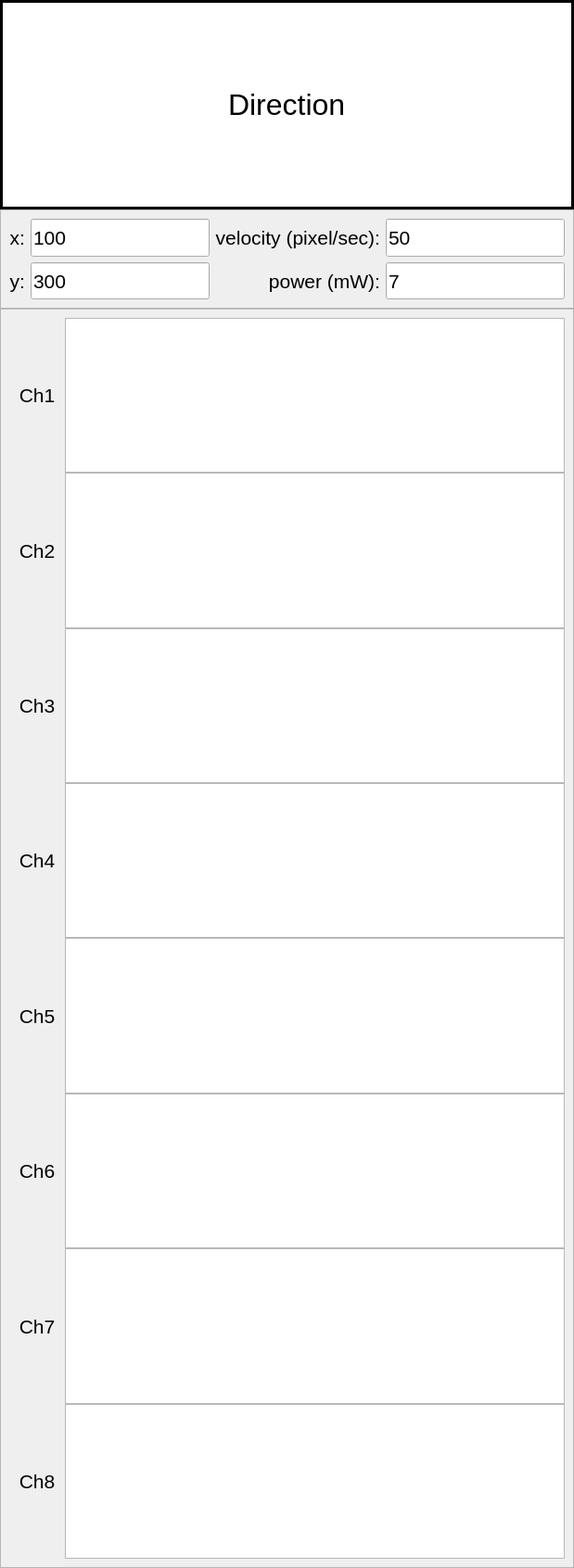
         <widget class="QWidget" name="leftBodyFrameTest" native="true">
          <property name="sizePolicy">
           <sizepolicy hsizetype="Preferred" vsizetype="Expanding">
            <horstretch>50</horstretch>
            <verstretch>95</verstretch>
           </sizepolicy>
          </property>
          <layout class="QVBoxLayout" name="verticalLayout_3">
           <property name="spacing">
            <number>0</number>
           </property>
           <property name="leftMargin">
            <number>0</number>
           </property>
           <property name="topMargin">
            <number>0</number>
           </property>
           <property name="rightMargin">
            <number>0</number>
           </property>
           <property name="bottomMargin">
            <number>0</number>
           </property>
           <item>
            <widget class="QFrame" name="frame_4">
             <property name="sizePolicy">
              <sizepolicy hsizetype="Preferred" vsizetype="Minimum">
               <horstretch>0</horstretch>
               <verstretch>10</verstretch>
              </sizepolicy>
             </property>
             <property name="styleSheet">
              <string notr="true">background-color: rgb(0, 0, 0);
border:none;</string>
             </property>
             <property name="frameShape">
              <enum>QFrame::StyledPanel</enum>
             </property>
             <property name="frameShadow">
              <enum>QFrame::Raised</enum>
             </property>
             <layout class="QHBoxLayout" name="horizontalLayout_3">
              <property name="spacing">
               <number>3</number>
              </property>
              <property name="leftMargin">
               <number>3</number>
              </property>
              <property name="topMargin">
               <number>3</number>
              </property>
              <property name="rightMargin">
               <number>3</number>
              </property>
              <property name="bottomMargin">
               <number>3</number>
              </property>
              <item>
               <widget class="QLineEdit" name="lineEdit_3">
                <property name="sizePolicy">
                 <sizepolicy hsizetype="Expanding" vsizetype="Expanding">
                  <horstretch>50</horstretch>
                  <verstretch>0</verstretch>
                 </sizepolicy>
                </property>
                <property name="font">
                 <font>
                  <pointsize>24</pointsize>
                 </font>
                </property>
                <property name="cursor">
                 <cursorShape>ArrowCursor</cursorShape>
                </property>
                <property name="styleSheet">
                 <string notr="true">background-color: rgb(255, 255, 255);</string>
                </property>
                <property name="text">
                 <string>Direction</string>
                </property>
                <property name="alignment">
                 <set>Qt::AlignCenter</set>
                </property>
                <property name="readOnly">
                 <bool>true</bool>
                </property>
               </widget>
              </item>
             </layout>
            </widget>
           </item>
           <item>
            <widget class="QFrame" name="frame_5">
             <property name="sizePolicy">
              <sizepolicy hsizetype="Preferred" vsizetype="Preferred">
               <horstretch>0</horstretch>
               <verstretch>15</verstretch>
              </sizepolicy>
             </property>
             <property name="maximumSize">
              <size>
               <width>16777215</width>
               <height>107</height>
              </size>
             </property>
             <property name="frameShape">
              <enum>QFrame::StyledPanel</enum>
             </property>
             <property name="frameShadow">
              <enum>QFrame::Raised</enum>
             </property>
             <layout class="QGridLayout" name="gridLayout_2">
              <item row="0" column="0">
               <layout class="QHBoxLayout" name="horizontalLayout_4">
                <item>
                 <layout class="QVBoxLayout" name="verticalLayout_8">
                  <item>
                   <widget class="QLabel" name="label">
                    <property name="sizePolicy">
                     <sizepolicy hsizetype="Preferred" vsizetype="Expanding">
                      <horstretch>0</horstretch>
                      <verstretch>0</verstretch>
                     </sizepolicy>
                    </property>
                    <property name="font">
                     <font>
                      <pointsize>16</pointsize>
                     </font>
                    </property>
                    <property name="styleSheet">
                     <string notr="true">border:none;</string>
                    </property>
                    <property name="text">
                     <string>x:</string>
                    </property>
                    <property name="alignment">
                     <set>Qt::AlignRight|Qt::AlignTrailing|Qt::AlignVCenter</set>
                    </property>
                   </widget>
                  </item>
                  <item>
                   <widget class="QLabel" name="label_2">
                    <property name="sizePolicy">
                     <sizepolicy hsizetype="Preferred" vsizetype="Expanding">
                      <horstretch>0</horstretch>
                      <verstretch>0</verstretch>
                     </sizepolicy>
                    </property>
                    <property name="font">
                     <font>
                      <pointsize>16</pointsize>
                     </font>
                    </property>
                    <property name="styleSheet">
                     <string notr="true">border:none;</string>
                    </property>
                    <property name="text">
                     <string>y:</string>
                    </property>
                    <property name="alignment">
                     <set>Qt::AlignRight|Qt::AlignTrailing|Qt::AlignVCenter</set>
                    </property>
                   </widget>
                  </item>
                 </layout>
                </item>
                <item>
                 <layout class="QVBoxLayout" name="verticalLayout_9">
                  <item>
                   <widget class="QLineEdit" name="lineEdit_5">
                    <property name="sizePolicy">
                     <sizepolicy hsizetype="Expanding" vsizetype="Expanding">
                      <horstretch>0</horstretch>
                      <verstretch>0</verstretch>
                     </sizepolicy>
                    </property>
                    <property name="font">
                     <font>
                      <pointsize>16</pointsize>
                     </font>
                    </property>
                    <property name="cursor">
                     <cursorShape>ArrowCursor</cursorShape>
                    </property>
                    <property name="text">
                     <string>100</string>
                    </property>
                   </widget>
                  </item>
                  <item>
                   <widget class="QLineEdit" name="lineEdit_6">
                    <property name="sizePolicy">
                     <sizepolicy hsizetype="Expanding" vsizetype="Expanding">
                      <horstretch>0</horstretch>
                      <verstretch>0</verstretch>
                     </sizepolicy>
                    </property>
                    <property name="font">
                     <font>
                      <pointsize>16</pointsize>
                     </font>
                    </property>
                    <property name="cursor">
                     <cursorShape>ArrowCursor</cursorShape>
                    </property>
                    <property name="text">
                     <string>300</string>
                    </property>
                   </widget>
                  </item>
                 </layout>
                </item>
                <item>
                 <layout class="QVBoxLayout" name="verticalLayout_10">
                  <item>
                   <widget class="QLabel" name="label_3">
                    <property name="sizePolicy">
                     <sizepolicy hsizetype="Preferred" vsizetype="Expanding">
                      <horstretch>0</horstretch>
                      <verstretch>0</verstretch>
                     </sizepolicy>
                    </property>
                    <property name="font">
                     <font>
                      <pointsize>16</pointsize>
                     </font>
                    </property>
                    <property name="styleSheet">
                     <string notr="true">border:none;</string>
                    </property>
                    <property name="text">
                     <string>velocity (pixel/sec):</string>
                    </property>
                    <property name="alignment">
                     <set>Qt::AlignRight|Qt::AlignTrailing|Qt::AlignVCenter</set>
                    </property>
                   </widget>
                  </item>
                  <item>
                   <widget class="QLabel" name="label_4">
                    <property name="sizePolicy">
                     <sizepolicy hsizetype="Preferred" vsizetype="Expanding">
                      <horstretch>0</horstretch>
                      <verstretch>0</verstretch>
                     </sizepolicy>
                    </property>
                    <property name="font">
                     <font>
                      <pointsize>16</pointsize>
                     </font>
                    </property>
                    <property name="styleSheet">
                     <string notr="true">border:none;</string>
                    </property>
                    <property name="text">
                     <string>power (mW):</string>
                    </property>
                    <property name="alignment">
                     <set>Qt::AlignRight|Qt::AlignTrailing|Qt::AlignVCenter</set>
                    </property>
                   </widget>
                  </item>
                 </layout>
                </item>
                <item>
                 <layout class="QVBoxLayout" name="verticalLayout_11">
                  <item>
                   <widget class="QLineEdit" name="lineEdit_7">
                    <property name="sizePolicy">
                     <sizepolicy hsizetype="Expanding" vsizetype="Expanding">
                      <horstretch>0</horstretch>
                      <verstretch>0</verstretch>
                     </sizepolicy>
                    </property>
                    <property name="font">
                     <font>
                      <pointsize>16</pointsize>
                     </font>
                    </property>
                    <property name="cursor">
                     <cursorShape>ArrowCursor</cursorShape>
                    </property>
                    <property name="text">
                     <string>50</string>
                    </property>
                   </widget>
                  </item>
                  <item>
                   <widget class="QLineEdit" name="lineEdit_8">
                    <property name="sizePolicy">
                     <sizepolicy hsizetype="Expanding" vsizetype="Expanding">
                      <horstretch>0</horstretch>
                      <verstretch>0</verstretch>
                     </sizepolicy>
                    </property>
                    <property name="font">
                     <font>
                      <pointsize>16</pointsize>
                     </font>
                    </property>
                    <property name="cursor">
                     <cursorShape>ArrowCursor</cursorShape>
                    </property>
                    <property name="text">
                     <string>7</string>
                    </property>
                   </widget>
                  </item>
                 </layout>
                </item>
               </layout>
              </item>
             </layout>
            </widget>
           </item>
           <item>
            <widget class="QFrame" name="frame_6">
             <property name="sizePolicy">
              <sizepolicy hsizetype="Preferred" vsizetype="Preferred">
               <horstretch>0</horstretch>
               <verstretch>60</verstretch>
              </sizepolicy>
             </property>
             <property name="sizeIncrement">
              <size>
               <width>0</width>
               <height>0</height>
              </size>
             </property>
             <property name="baseSize">
              <size>
               <width>0</width>
               <height>0</height>
              </size>
             </property>
             <property name="styleSheet">
              <string notr="true"/>
             </property>
             <property name="frameShape">
              <enum>QFrame::StyledPanel</enum>
             </property>
             <property name="frameShadow">
              <enum>QFrame::Raised</enum>
             </property>
             <layout class="QGridLayout" name="gridLayout_3">
              <property name="spacing">
               <number>0</number>
              </property>
              <item row="1" column="0">
               <widget class="QLabel" name="label_8">
                <property name="sizePolicy">
                 <sizepolicy hsizetype="Preferred" vsizetype="Preferred">
                  <horstretch>10</horstretch>
                  <verstretch>0</verstretch>
                 </sizepolicy>
                </property>
                <property name="font">
                 <font>
                  <pointsize>16</pointsize>
                 </font>
                </property>
                <property name="text">
                 <string>Ch2</string>
                </property>
                <property name="alignment">
                 <set>Qt::AlignCenter</set>
                </property>
               </widget>
              </item>
              <item row="5" column="0">
               <widget class="QLabel" name="label_12">
                <property name="sizePolicy">
                 <sizepolicy hsizetype="Preferred" vsizetype="Preferred">
                  <horstretch>10</horstretch>
                  <verstretch>0</verstretch>
                 </sizepolicy>
                </property>
                <property name="font">
                 <font>
                  <pointsize>16</pointsize>
                 </font>
                </property>
                <property name="text">
                 <string>Ch6</string>
                </property>
                <property name="alignment">
                 <set>Qt::AlignCenter</set>
                </property>
               </widget>
              </item>
              <item row="0" column="0">
               <widget class="QLabel" name="label_5">
                <property name="sizePolicy">
                 <sizepolicy hsizetype="Preferred" vsizetype="Preferred">
                  <horstretch>10</horstretch>
                  <verstretch>0</verstretch>
                 </sizepolicy>
                </property>
                <property name="font">
                 <font>
                  <pointsize>16</pointsize>
                 </font>
                </property>
                <property name="text">
                 <string>Ch1</string>
                </property>
                <property name="alignment">
                 <set>Qt::AlignCenter</set>
                </property>
               </widget>
              </item>
              <item row="6" column="0">
               <widget class="QLabel" name="label_6">
                <property name="sizePolicy">
                 <sizepolicy hsizetype="Preferred" vsizetype="Preferred">
                  <horstretch>10</horstretch>
                  <verstretch>0</verstretch>
                 </sizepolicy>
                </property>
                <property name="font">
                 <font>
                  <pointsize>16</pointsize>
                 </font>
                </property>
                <property name="text">
                 <string>Ch7</string>
                </property>
                <property name="alignment">
                 <set>Qt::AlignCenter</set>
                </property>
               </widget>
              </item>
              <item row="3" column="0">
               <widget class="QLabel" name="label_10">
                <property name="sizePolicy">
                 <sizepolicy hsizetype="Preferred" vsizetype="Preferred">
                  <horstretch>10</horstretch>
                  <verstretch>0</verstretch>
                 </sizepolicy>
                </property>
                <property name="font">
                 <font>
                  <pointsize>16</pointsize>
                 </font>
                </property>
                <property name="text">
                 <string>Ch4</string>
                </property>
                <property name="alignment">
                 <set>Qt::AlignCenter</set>
                </property>
               </widget>
              </item>
              <item row="7" column="0">
               <widget class="QLabel" name="label_7">
                <property name="sizePolicy">
                 <sizepolicy hsizetype="Preferred" vsizetype="Preferred">
                  <horstretch>10</horstretch>
                  <verstretch>0</verstretch>
                 </sizepolicy>
                </property>
                <property name="font">
                 <font>
                  <pointsize>16</pointsize>
                 </font>
                </property>
                <property name="styleSheet">
                 <string notr="true"/>
                </property>
                <property name="text">
                 <string>Ch8</string>
                </property>
                <property name="alignment">
                 <set>Qt::AlignCenter</set>
                </property>
               </widget>
              </item>
              <item row="4" column="0">
               <widget class="QLabel" name="label_11">
                <property name="sizePolicy">
                 <sizepolicy hsizetype="Preferred" vsizetype="Preferred">
                  <horstretch>10</horstretch>
                  <verstretch>0</verstretch>
                 </sizepolicy>
                </property>
                <property name="font">
                 <font>
                  <pointsize>16</pointsize>
                 </font>
                </property>
                <property name="text">
                 <string>Ch5</string>
                </property>
                <property name="alignment">
                 <set>Qt::AlignCenter</set>
                </property>
               </widget>
              </item>
              <item row="2" column="0">
               <widget class="QLabel" name="label_9">
                <property name="sizePolicy">
                 <sizepolicy hsizetype="Preferred" vsizetype="Preferred">
                  <horstretch>10</horstretch>
                  <verstretch>0</verstretch>
                 </sizepolicy>
                </property>
                <property name="font">
                 <font>
                  <pointsize>16</pointsize>
                 </font>
                </property>
                <property name="text">
                 <string>Ch3</string>
                </property>
                <property name="alignment">
                 <set>Qt::AlignCenter</set>
                </property>
               </widget>
              </item>
              <item row="0" column="1">
               <widget class="PlotWidget" name="graphicsView_9">
                <property name="sizePolicy">
                 <sizepolicy hsizetype="Expanding" vsizetype="Expanding">
                  <horstretch>90</horstretch>
                  <verstretch>0</verstretch>
                 </sizepolicy>
                </property>
                <property name="backgroundBrush">
                 <brush brushstyle="NoBrush">
                  <color alpha="255">
                   <red>255</red>
                   <green>255</green>
                   <blue>255</blue>
                  </color>
                 </brush>
                </property>
               </widget>
              </item>
              <item row="1" column="1">
               <widget class="PlotWidget" name="graphicsView_10">
                <property name="sizePolicy">
                 <sizepolicy hsizetype="Expanding" vsizetype="Expanding">
                  <horstretch>90</horstretch>
                  <verstretch>0</verstretch>
                 </sizepolicy>
                </property>
                <property name="backgroundBrush">
                 <brush brushstyle="NoBrush">
                  <color alpha="255">
                   <red>255</red>
                   <green>255</green>
                   <blue>255</blue>
                  </color>
                 </brush>
                </property>
               </widget>
              </item>
              <item row="2" column="1">
               <widget class="PlotWidget" name="graphicsView_11">
                <property name="sizePolicy">
                 <sizepolicy hsizetype="Expanding" vsizetype="Expanding">
                  <horstretch>90</horstretch>
                  <verstretch>0</verstretch>
                 </sizepolicy>
                </property>
                <property name="backgroundBrush">
                 <brush brushstyle="NoBrush">
                  <color alpha="255">
                   <red>255</red>
                   <green>255</green>
                   <blue>255</blue>
                  </color>
                 </brush>
                </property>
               </widget>
              </item>
              <item row="3" column="1">
               <widget class="PlotWidget" name="graphicsView_12">
                <property name="sizePolicy">
                 <sizepolicy hsizetype="Expanding" vsizetype="Expanding">
                  <horstretch>90</horstretch>
                  <verstretch>0</verstretch>
                 </sizepolicy>
                </property>
                <property name="backgroundBrush">
                 <brush brushstyle="NoBrush">
                  <color alpha="255">
                   <red>255</red>
                   <green>255</green>
                   <blue>255</blue>
                  </color>
                 </brush>
                </property>
               </widget>
              </item>
              <item row="4" column="1">
               <widget class="PlotWidget" name="graphicsView_13">
                <property name="sizePolicy">
                 <sizepolicy hsizetype="Expanding" vsizetype="Expanding">
                  <horstretch>90</horstretch>
                  <verstretch>0</verstretch>
                 </sizepolicy>
                </property>
                <property name="backgroundBrush">
                 <brush brushstyle="NoBrush">
                  <color alpha="255">
                   <red>255</red>
                   <green>255</green>
                   <blue>255</blue>
                  </color>
                 </brush>
                </property>
               </widget>
              </item>
              <item row="5" column="1">
               <widget class="PlotWidget" name="graphicsView_14">
                <property name="sizePolicy">
                 <sizepolicy hsizetype="Expanding" vsizetype="Expanding">
                  <horstretch>90</horstretch>
                  <verstretch>0</verstretch>
                 </sizepolicy>
                </property>
                <property name="backgroundBrush">
                 <brush brushstyle="NoBrush">
                  <color alpha="255">
                   <red>255</red>
                   <green>255</green>
                   <blue>255</blue>
                  </color>
                 </brush>
                </property>
               </widget>
              </item>
              <item row="6" column="1">
               <widget class="PlotWidget" name="graphicsView_15">
                <property name="sizePolicy">
                 <sizepolicy hsizetype="Expanding" vsizetype="Expanding">
                  <horstretch>90</horstretch>
                  <verstretch>0</verstretch>
                 </sizepolicy>
                </property>
                <property name="backgroundBrush">
                 <brush brushstyle="NoBrush">
                  <color alpha="255">
                   <red>255</red>
                   <green>255</green>
                   <blue>255</blue>
                  </color>
                 </brush>
                </property>
               </widget>
              </item>
              <item row="7" column="1">
               <widget class="PlotWidget" name="graphicsView_16">
                <property name="sizePolicy">
                 <sizepolicy hsizetype="Expanding" vsizetype="Expanding">
                  <horstretch>90</horstretch>
                  <verstretch>0</verstretch>
                 </sizepolicy>
                </property>
                <property name="backgroundBrush">
                 <brush brushstyle="NoBrush">
                  <color alpha="255">
                   <red>255</red>
                   <green>255</green>
                   <blue>255</blue>
                  </color>
                 </brush>
                </property>
               </widget>
              </item>
             </layout>
            </widget>
           </item>
          </layout>
         </widget>
